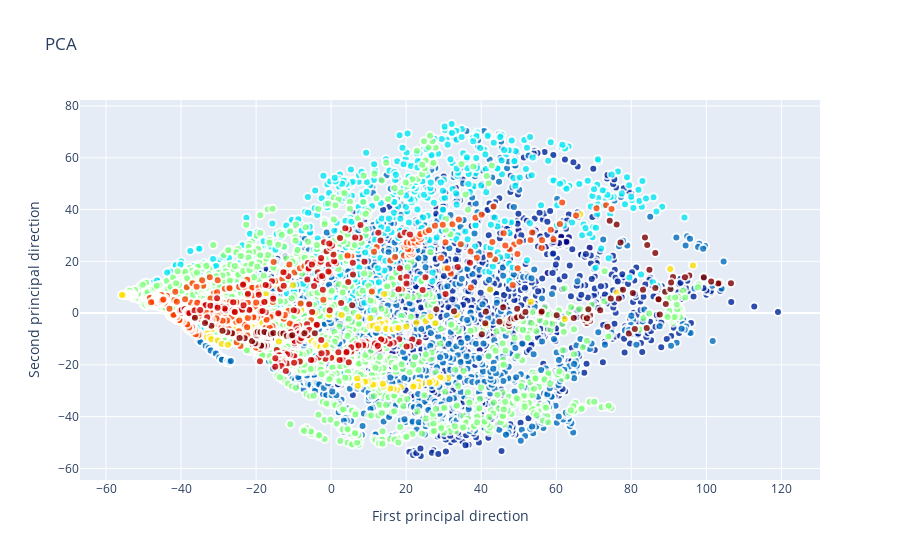

The code cell stored with this chart in its notebook:
### Code cell
# visualisation of pca representations
trace = go.Scatter(
    x = X_10d[:,0],
    y = X_10d[:,1],
    name = str(Target),
    
    mode = 'markers',
    text = Target,
    showlegend = False,
    marker = dict(
        size = 8,
        color = Target,
        colorscale ='Jet',
        showscale = False,
        line = dict(
            width = 2,
            color = 'rgb(255, 255, 255)'
        ),
        
        opacity = 0.8
    )
)

data=[trace]

layout=go.Layout(title='PCA',
                hovermode='closest',
                xaxis=dict(
                    title='First principal direction',
                    ticklen=5,
                    zeroline=False),
                 yaxis=dict(
                 title='Second principal direction',
                 ticklen=5
            ),
                 showlegend=True
                
                    
                )
fig=dict(data=data,layout=layout)
py.iplot(fig,filename='pca')

### Figure 1 — Plotly figure (JSON) as saved in the notebook; plotly's stock layout.template omitted (floating-point values rounded to 4 significant figures; data arrays with more than 128 entries replaced by an {"elided": "..."} marker saying what was removed)
{"data": [{"marker": {"color": {"elided": "9000 int values"}, "colorscale": [[0, "rgb(0,0,131)"], [0.2, "rgb(0,60,170)"], [0.4, "rgb(5,255,255)"], [0.6, "rgb(255,255,0)"], [0.8, "rgb(250,0,0)"], [1, "rgb(128,0,0)"]], "line": {"color": "rgb(255, 255, 255)", "width": 2}, "opacity": 0.8, "showscale": false, "size": 8}, "mode": "markers", "name": "0       0\n1       0\n2       0\n3       0\n4       0\n       ..\n8995    8\n8996    8\n8997    8\n8998    8\n8999    8\nName: Class, Length: 9000, dtype: int64", "showlegend": false, "text": {"elided": "9000 int values"}, "type": "scatter", "x": {"elided": "9000 float values"}, "y": {"elided": "9000 float values"}}], "layout": {"hovermode": "closest", "showlegend": true, "title": {"text": "PCA"}, "xaxis": {"ticklen": 5, "title": {"text": "First principal direction"}, "zeroline": false}, "yaxis": {"ticklen": 5, "title": {"text": "Second principal direction"}}}}
